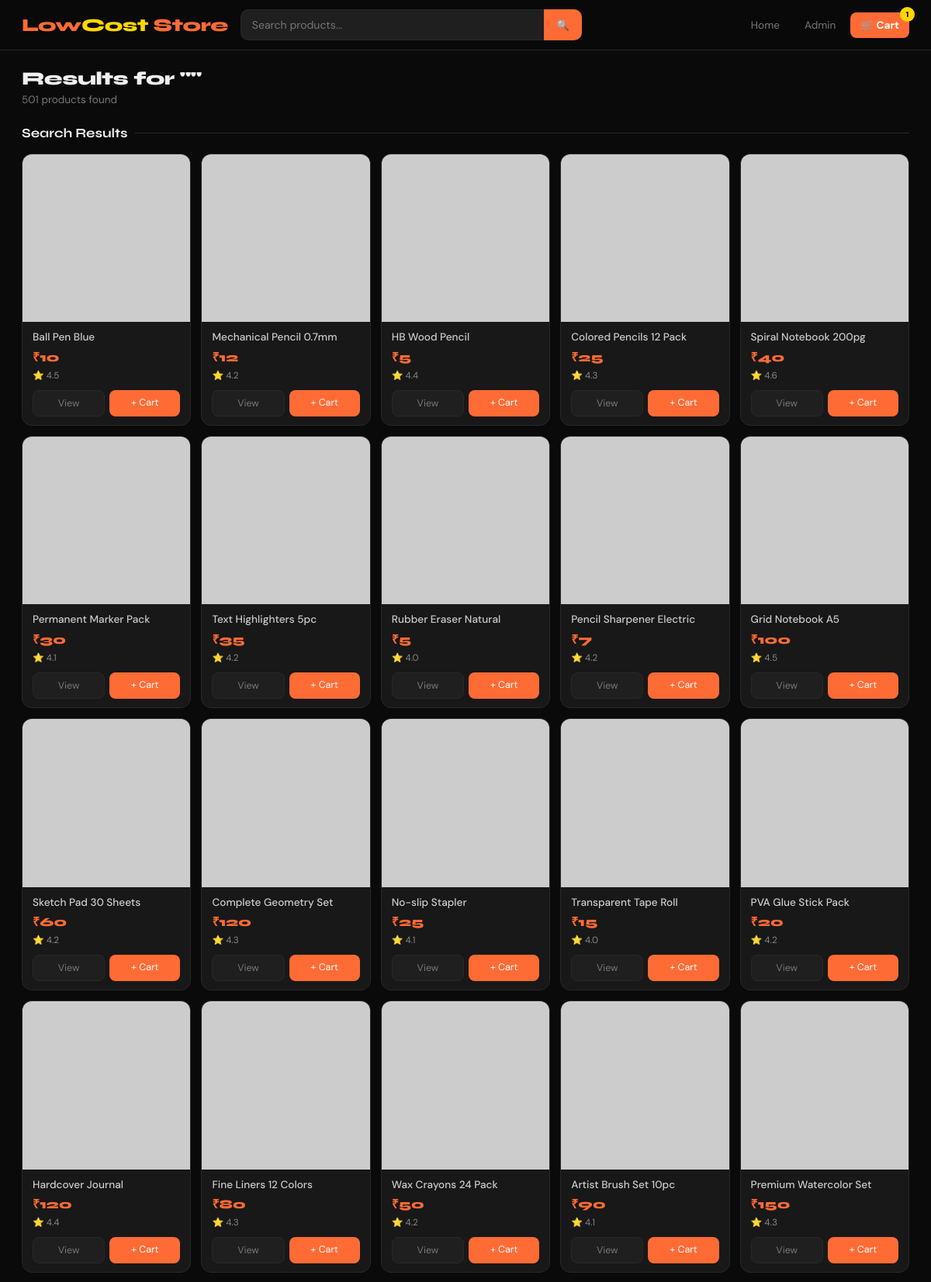
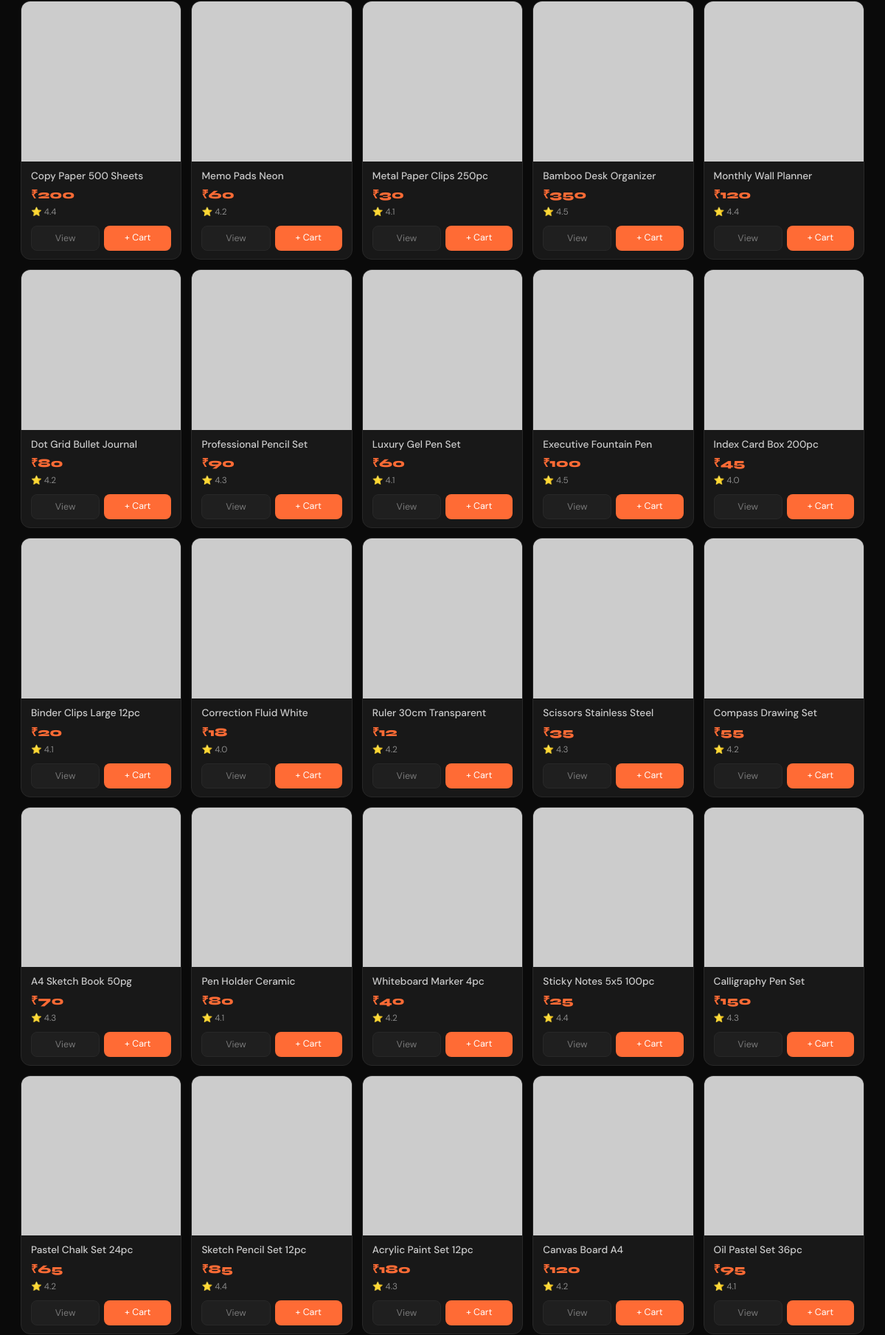
Screenshot of /search (upper part) with the database file from the repository (2 pictures, top to bottom).
### tables this page shows
CREATE TABLE products(
    id INTEGER PRIMARY KEY AUTOINCREMENT,
    name TEXT, price INTEGER, original_price INTEGER,
    stock INTEGER, image TEXT, description TEXT, rating REAL, category TEXT
);

### app.py (the view)
@app.route("/search")
def search():
    q = request.args.get("q", "").strip()
    conn = db()
    cur = conn.cursor()
    cur.execute("SELECT * FROM products WHERE LOWER(name) LIKE LOWER(?)", ('%' + q + '%',))
    products = enrich([dict(p) for p in cur.fetchall()])
    rec = []
    if products:
        cur.execute("SELECT * FROM products WHERE category=? AND id!=? LIMIT 4", (products[0]["category"], products[0]["id"]))
        rec = enrich([dict(r) for r in cur.fetchall()])
    conn.close()
    return render_template("products.html", products=products, rec=rec, query=q, cart_count=get_cart_count())

### app.py (called while the page is built)
def get_image_url(name):
    return PRODUCT_IMAGES.get(name, "https://images.unsplash.com/photo-1585336261022-680e295ce3fe?w=300&h=300&fit=crop")

def get_offer(category):
    return LIMITED_OFFER_CATEGORIES.get(category, None)

def db():
    conn = sqlite3.connect("store.db")
    conn.row_factory = sqlite3.Row
    return conn

def get_cart_count():
    conn = db()
    cur = conn.cursor()
    cur.execute("SELECT COUNT(*) as cnt FROM cart")
    cnt = cur.fetchone()["cnt"]
    conn.close()
    return cnt

def enrich(products):
    for p in products:
        p['image_url'] = get_image_url(p['name'])
        p['offer'] = get_offer(p['category'])
        orig = p.get('original_price', 0)
        price = p.get('price', 0)
        if orig and orig > price:
            p['discount'] = round((1 - price / orig) * 100)
        else:
            p['discount'] = 0
    return products

### templates/products.html (shortened to what this page needs)
<!DOCTYPE html>
<html lang="en">
<head>
</head>
<body>
<nav class="navbar">
  <a href="/" class="logo">Low<span>Cost</span> Store</a>
  <form action="/search" class="search-bar">
    <input name="q" placeholder="Search products..." value="{{ query }}">
    <button>🔍</button>
  </form>
  <div class="nav-links">
    <a href="/">Home</a>
    <a href="/admin">Admin</a>
    <a href="/cart" class="cart-btn">
      🛒 Cart
      {% if cart_count > 0 %}<span class="cart-badge">{{ cart_count }}</span>{% endif %}
    </a>
  </div>
</nav>
<div class="search-header">
  <h2>Results for ""</h2>
  <p>{{ products|length }} product{{ 's' if products|length != 1 else '' }} found</p>
</div>
{% if products %}
<div class="section">
  <div class="section-title">Search Results</div>
  <div class="products-grid">
    {% for p in products %}
    <div class="card">
      <div class="card-img-wrap">
        <img src="{{ p['image_url'] }}" alt="{{ p['name'] }}" loading="lazy"
             onerror="this.src='https://via.placeholder.com/300x300/1a1a1a/555?text=No+Image'">
      </div>
      <div class="card-body">
        <div class="card-name">{{ p['name'] }}</div>
        <div class="card-price">₹{{ p['price'] }}</div>
        <div class="card-rating"><span style="color:var(--accent);">⭐</span> {{ p['rating'] }}</div>
        <div class="card-actions">
          <a href="/product/{{ p['id'] }}" class="btn-view">View</a>
          <a href="/addcart/{{ p['id'] }}" class="btn-cart">+ Cart</a>
        </div>
      </div>
    </div>
    {% endfor %}
  </div>
</div>
{% endif %}
</body>
</html>

### templates/products.html (style rules this page uses)
:root { --primary:#ff6b35;--primary-dark:#e55a26;--primary-glow:rgba(255,107,53,0.2);--dark:#0a0a0a;--dark2:#141414;--dark3:#1f1f1f;--card-bg:#181818;--text:#f0f0f0;--text-muted:#777;--accent:#ffd700;--border:#282828; }
*,*::before,*::after { margin:0;padding:0;box-sizing:border-box; }
body { background:var(--dark);color:var(--text);font-family:'DM Sans',sans-serif; }
.navbar { position:sticky;top:0;z-index:100;background:rgba(10,10,10,0.97);backdrop-filter:blur(20px);border-bottom:1px solid var(--border);display:flex;align-items:center;gap:16px;padding:12px 28px; }
.logo { font-family:'Syne',sans-serif;font-size:1.45rem;font-weight:800;color:var(--primary);text-decoration:none;letter-spacing:-0.5px; }
.logo span { color:var(--accent); }
.search-bar { flex:1;display:flex;max-width:440px; }
.search-bar input { flex:1;padding:10px 14px;background:var(--dark3);border:1px solid var(--border);border-right:none;border-radius:10px 0 0 10px;color:var(--text);font-size:0.88rem;outline:none;transition:border-color 0.2s;font-family:'DM Sans',sans-serif; }
.search-bar button { padding:10px 16px;background:var(--primary);color:white;border:none;border-radius:0 10px 10px 0;cursor:pointer;font-weight:700; }
.nav-links { display:flex;gap:6px;margin-left:auto; }
.nav-links a { color:var(--text-muted);text-decoration:none;padding:8px 13px;border-radius:8px;font-size:0.85rem;transition:all 0.2s; }
.cart-btn { background:var(--primary)!important;color:white!important;font-weight:700!important;position:relative; }
.cart-badge { position:absolute;top:-7px;right:-7px;background:var(--accent);color:#000;border-radius:50%;width:19px;height:19px;font-size:0.62rem;font-weight:900;display:flex;align-items:center;justify-content:center; }
.search-header { padding:22px 28px 8px; }
.search-header h2 { font-family:'Syne',sans-serif;font-size:1.5rem;font-weight:800;letter-spacing:-0.5px; }
.search-header p { color:var(--text-muted);font-size:0.85rem;margin-top:4px; }
.section { padding:16px 28px 40px; }
.section-title { font-family:'Syne',sans-serif;font-size:1.05rem;font-weight:700;margin-bottom:16px;display:flex;align-items:center;gap:10px; }
.section-title::after { content:'';flex:1;height:1px;background:var(--border); }
.products-grid { display:grid;grid-template-columns:repeat(auto-fill,minmax(190px,1fr));gap:13px; }
.card { background:var(--card-bg);border:1px solid var(--border);border-radius:13px;overflow:hidden;transition:transform 0.25s cubic-bezier(0.34,1.56,0.64,1),border-color 0.2s,box-shadow 0.25s;display:flex;flex-direction:column; }
.card-img-wrap { overflow:hidden;aspect-ratio:1;background:var(--dark3); }
.card img { width:100%;height:100%;object-fit:cover;display:block;transition:transform 0.3s; }
.card-body { padding:11px 13px;flex:1;display:flex;flex-direction:column;gap:5px; }
.card-name { font-size:0.85rem;font-weight:500;line-height:1.3;color:#ccc;display:-webkit-box;-webkit-line-clamp:2;-webkit-box-orient:vertical;overflow:hidden; }
.card-price { font-family:'Syne',sans-serif;font-size:1rem;font-weight:800;color:var(--primary); }
.card-rating { font-size:0.74rem;color:#888;display:flex;align-items:center;gap:3px; }
.card-actions { display:flex;gap:6px;margin-top:auto;padding-top:6px; }
.btn-view { flex:1;padding:8px;background:var(--dark3);color:var(--text-muted);border:1px solid var(--border);border-radius:8px;font-size:0.78rem;text-decoration:none;text-align:center;transition:all 0.2s; }
.btn-cart { flex:1;padding:8px;background:var(--primary);color:white;border:none;border-radius:8px;font-size:0.78rem;text-decoration:none;text-align:center;transition:background 0.2s; }

### rows the page displays
products: name "Ball Pen Blue", price "10", rating "4.5"
products: name "Mechanical Pencil 0.7mm", price "12", rating "4.2"
products: name "HB Wood Pencil", price "5", rating "4.4"
products: name "Colored Pencils 12 Pack", price "25", rating "4.3"
products: name "Spiral Notebook 200pg", price "40", rating "4.6"
products: name "Permanent Marker Pack", price "30", rating "4.1"
products: name "Text Highlighters 5pc", price "35", rating "4.2"
products: name "Rubber Eraser Natural", price "5", rating "4.0"
products: name "Pencil Sharpener Electric", price "7", rating "4.2"
products: name "Grid Notebook A5", price "100", rating "4.5"
products: name "Sketch Pad 30 Sheets", price "60", rating "4.2"
products: name "Complete Geometry Set", price "120", rating "4.3"
products: name "No-slip Stapler", price "25", rating "4.1"
products: name "Transparent Tape Roll", price "15", rating "4.0"
products: name "PVA Glue Stick Pack", price "20", rating "4.2"
products: name "Hardcover Journal", price "120", rating "4.4"
products: name "Fine Liners 12 Colors", price "80", rating "4.3"
products: name "Wax Crayons 24 Pack", price "50", rating "4.2"
products: name "Artist Brush Set 10pc", price "90", rating "4.1"
products: name "Premium Watercolor Set", price "150", rating "4.3"
products: name "Copy Paper 500 Sheets", price "200", rating "4.4"
products: name "Memo Pads Neon", price "60", rating "4.2"
products: name "Metal Paper Clips 250pc", price "30", rating "4.1"
products: name "Bamboo Desk Organizer", price "350", rating "4.5"
products: name "Monthly Wall Planner", price "120", rating "4.4"
products: name "Dot Grid Bullet Journal", price "80", rating "4.2"
products: name "Professional Pencil Set", price "90", rating "4.3"
products: name "Luxury Gel Pen Set", price "60", rating "4.1"
products: name "Executive Fountain Pen", price "100", rating "4.5"
products: name "Index Card Box 200pc", price "45", rating "4.0"
products: name "Binder Clips Large 12pc", price "20", rating "4.1"
products: name "Correction Fluid White", price "18", rating "4.0"
products: name "Ruler 30cm Transparent", price "12", rating "4.2"
products: name "Scissors Stainless Steel", price "35", rating "4.3"
products: name "Compass Drawing Set", price "55", rating "4.2"
products: name "A4 Sketch Book 50pg", price "70", rating "4.3"
products: name "Pen Holder Ceramic", price "80", rating "4.1"
products: name "Whiteboard Marker 4pc", price "40", rating "4.2"
products: name "Sticky Notes 5x5 100pc", price "25", rating "4.4"
products: name "Calligraphy Pen Set", price "150", rating "4.3"
products: name "Pastel Chalk Set 24pc", price "65", rating "4.2"
products: name "Sketch Pencil Set 12pc", price "85", rating "4.4"
products: name "Acrylic Paint Set 12pc", price "180", rating "4.3"
products: name "Canvas Board A4", price "120", rating "4.2"
products: name "Oil Pastel Set 36pc", price "95", rating "4.1"

### other values shown
{{ cart_count }} "1"
{{ products|length }} "501"
{{ 's' if products|length != 1 else '' }} "s"
